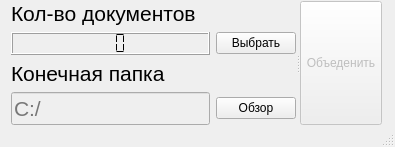
<?xml version="1.0" encoding="UTF-8"?>
<ui version="4.0">
 <class>MainWindow</class>
 <widget class="QMainWindow" name="MainWindow">
  <property name="geometry">
   <rect>
    <x>0</x>
    <y>0</y>
    <width>395</width>
    <height>147</height>
   </rect>
  </property>
  <property name="sizePolicy">
   <sizepolicy hsizetype="Fixed" vsizetype="Fixed">
    <horstretch>0</horstretch>
    <verstretch>0</verstretch>
   </sizepolicy>
  </property>
  <property name="minimumSize">
   <size>
    <width>395</width>
    <height>147</height>
   </size>
  </property>
  <property name="maximumSize">
   <size>
    <width>395</width>
    <height>147</height>
   </size>
  </property>
  <property name="windowTitle">
   <string>CHZ-Assistant</string>
  </property>
  <property name="windowIcon">
   <iconset>
    <normaloff>img/pdf.png</normaloff>img/pdf.png</iconset>
  </property>
  <widget class="QWidget" name="centralwidget">
   <widget class="QSplitter" name="splitter">
    <property name="geometry">
     <rect>
      <x>11</x>
      <y>1</y>
      <width>371</width>
      <height>124</height>
     </rect>
    </property>
    <property name="orientation">
     <enum>Qt::Horizontal</enum>
    </property>
    <widget class="QWidget" name="">
     <layout class="QGridLayout" name="gridLayout">
      <item row="0" column="0">
       <widget class="QLabel" name="label">
        <property name="font">
         <font>
          <pointsize>16</pointsize>
         </font>
        </property>
        <property name="text">
         <string>Кол-во документов</string>
        </property>
       </widget>
      </item>
      <item row="1" column="0">
       <widget class="QLCDNumber" name="lcdNumber">
        <property name="font">
         <font>
          <pointsize>16</pointsize>
         </font>
        </property>
        <property name="digitCount">
         <number>3</number>
        </property>
        <property name="segmentStyle">
         <enum>QLCDNumber::Flat</enum>
        </property>
        <property name="intValue" stdset="0">
         <number>0</number>
        </property>
       </widget>
      </item>
      <item row="3" column="0">
       <widget class="QLineEdit" name="lineEdit">
        <property name="enabled">
         <bool>false</bool>
        </property>
        <property name="font">
         <font>
          <pointsize>16</pointsize>
         </font>
        </property>
        <property name="placeholderText">
         <string>C:/</string>
        </property>
       </widget>
      </item>
      <item row="3" column="1">
       <widget class="QPushButton" name="open_dir_button">
        <property name="text">
         <string>Обзор</string>
        </property>
       </widget>
      </item>
      <item row="2" column="0">
       <widget class="QLabel" name="label_2">
        <property name="font">
         <font>
          <pointsize>16</pointsize>
         </font>
        </property>
        <property name="text">
         <string>Конечная папка</string>
        </property>
       </widget>
      </item>
      <item row="1" column="1">
       <widget class="QPushButton" name="open_button">
        <property name="text">
         <string>Выбрать</string>
        </property>
        <property name="checkable">
         <bool>false</bool>
        </property>
       </widget>
      </item>
     </layout>
    </widget>
    <widget class="QPushButton" name="start_button">
     <property name="enabled">
      <bool>false</bool>
     </property>
     <property name="text">
      <string>Объеденить</string>
     </property>
    </widget>
   </widget>
  </widget>
  <widget class="QStatusBar" name="statusbar"/>
  <action name="action">
   <property name="text">
    <string>О программе</string>
   </property>
  </action>
 </widget>
 <tabstops>
  <tabstop>open_dir_button</tabstop>
 </tabstops>
 <resources/>
 <connections/>
</ui>
